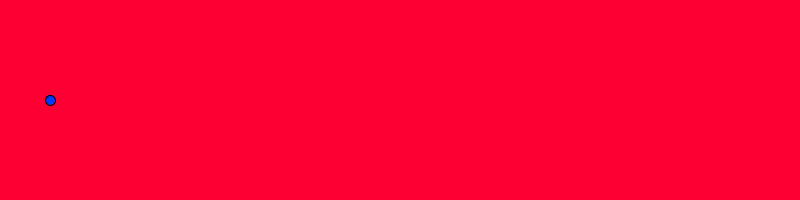
Frame 1 (no input)
Frame 60 (the mouse pressed at the canvas centre just before this capture): identical to frame 1, image omitted
Frame 120 (the mouse held since frame 60 and released just before this capture): blank canvas, image omitted

The Processing sketch that drew this single still picture (run headless with seeded random() and noise(); from frame 60 on, the mouse is pressed at the canvas centre):

// Processing sketch: sketch_191017a
// ── sketch_191017a.pde
//1. Make a variable to hold the X co-ordinate of the dot and set it to 50.
int  X =  50;
void setup() {
    size(800, 200);
}

void draw() {
  background(#FC0033);
    //3. make the ellipse a nice color
    fill(#0038FC);
    //4. If the mouse is pressed change the X co-ordinate so that the dot moves to the right
    if (mousePressed){
      X= X + 50;
      
    }
    //5. Make your dot move faster
    //  (you have to figure out what part of your code to change)

    //2. Draw an ellipse of height and width 10. Make sure to use your variable for the X position.
    ellipse(X, 100, 10, 10);
    

}
